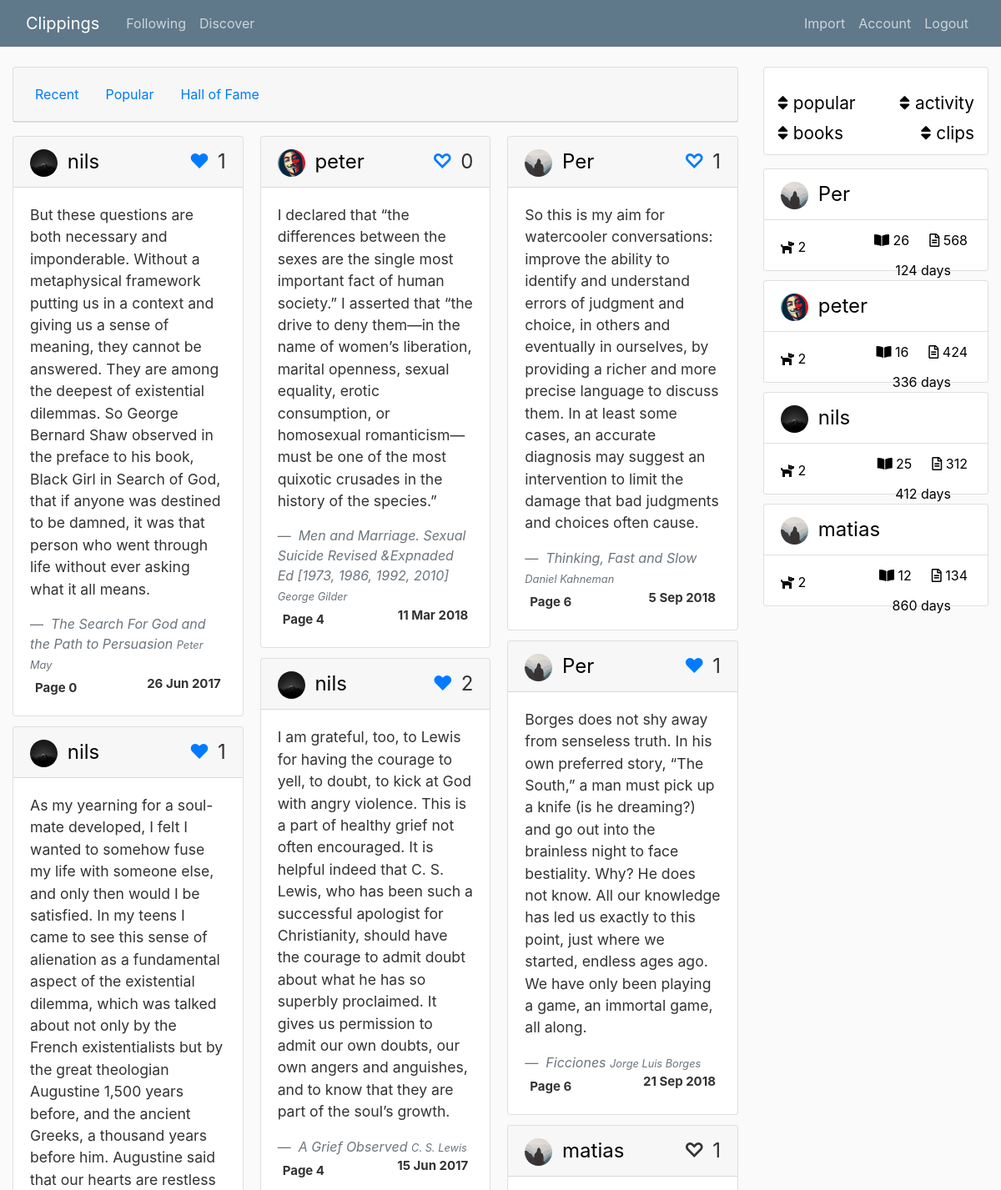
/discover (signed in, upper part), run on the app's committed database.
### clippings/models.py (models this page shows, shortened)
class Clip(db.Model):
    id = db.Column(db.Integer, primary_key=True)
    title = db.Column(db.String(400), nullable=False)
    author = db.Column(db.String(400), nullable=False)
    page = db.Column(db.Integer, nullable=False)
    location = db.Column(db.String(20), nullable=False)
    date = db.Column(db.DateTime, nullable=False, default=datetime.utcnow)
    clipping = db.Column(db.Text, nullable=False)
    is_favorite = db.Column(db.Boolean, default=False, nullable=False)
    user_id = db.Column(db.Integer, db.ForeignKey('user.id'), nullable=False)

class User(db.Model, UserMixin):
    id = db.Column(db.Integer, primary_key=True)
    username = db.Column(db.String(20), unique=True, nullable=False)
    email = db.Column(db.String(120), unique=True, nullable=False)
    image_file = db.Column(db.String(20), nullable=False, default='default.jpg')
    password = db.Column(db.String(60), nullable=False)
    posts = db.relationship('Post', backref='author', lazy=True)
    likes = db.relationship('Clip', secondary=likes, backref='liked_by', lazy=True)

### clippings/clips/routes.py (the view)
@clips.route("/discover", methods=['GET', 'POST'])
def discover():
    page = request.args.get('page', 1, type=int)
    sort_attribute = request.args.get('sort', 'last_active')
    reverse = request.args.get('reverse', 0, type=int)
    like_id = request.args.get('like_id')
    dislike_id = request.args.get('dislike_id')
    if(like_id):
        add_like(like_id, current_user)
    if(dislike_id):
        remove_like(dislike_id, current_user)
    clips = Clip.query.order_by(Clip.page.asc()).paginate(per_page=70, page=page)
    users = []
    likes_count = []
    count = 0;
    for clip in clips.items:
        user = User.query.get(clip.user_id)
        users.append(user)
        likes = Clip.query.join(User.likes).filter_by(id=clip.id).count()
        liked_by_users = User.query.join(User.likes).filter_by(id=clip.id).all()
        already_liked = False;
        for x in liked_by_users:
            if x.id == current_user.id:
                already_liked = True;
        likes_count.append([len(liked_by_users),already_liked])
    clips_users_zip = zip(clips.items,users,likes_count)
    clips_users = list(clips_users_zip)
    users = User.query.order_by(User.username.asc())
    for user in users:
        clips_count = Clip.query.filter_by(user_id=user.id).count()
        books_count = Clip.query.filter_by(user_id=user.id).group_by(Clip.title).distinct(Clip.title).count()
        last_active = Clip.query.filter_by(user_id=user.id).order_by(Clip.date.desc()).first()
        timedelta = datetime.utcnow() - last_active.date
        user.clips_count = clips_count
        user.books_count = books_count
        user.last_active = timedelta.days
        user.followers = 2
    return render_template('discover.html.j2', clips_users=clips_users, clips=clips, users=users, sort_attribute=sort_attribute, reverse=reverse)

### clippings/models.py (called while the page is built)
@login_manager.user_loader
def load_user(user_id):
    return User.query.get(int(user_id))

### clippings/templates/discover.html.j2 (shortened to what this page needs)
{% extends 'layout.html.j2' %}
{% block content %}
<div class="card text-center mb-3" style="min-width: 100%;">
    <div class="card-header navbar navbar-light ">
        <ul class="nav nav-pills card-header-pills">
        <li class="nav-item">
            <a class="nav-link" href="{{url_for('clips.discover')}}">Recent</a>
        </li>
        <li class="nav-item">
            <a class="nav-link" href="{{url_for('clips.discover', popular='true')}}">Popular</a>
        </li>
        <li class="nav-item">
            <a class="nav-link" href="#">Hall of Fame</a>
        </li>
        </ul>
    </div>
 </div>
 <div class="card-columns">
        {% for cu in clips_users %}
        <div class="card" style="">
                <div class="card-header">
                    <a class="no-style" style="font-size:1.5rem;" href="{{url_for('clips.user_book', username=cu[1].username, title=cu[0].title)}}">
                        <img class="rounded-circle header-img" src="{{ url_for('static', filename='profile_pics/' + cu[1].image_file) }}">
                        <span>{{cu[1].username}}</span>
                    </a>
                    <span class="float-right" style="font-size:1.5rem;">{{cu[2][0]}}</span>
                    <span class="float-right" style="font-size:2rem;">
                    {% if cu[1].id != current_user.id %}
                        {% if cu[2][1] %}
                            <a href="{{url_for('clips.discover', dislike_id=cu[0].id)}}"><span class="badge float-right">❤</span></a>
                        {% else %}
                            <a href="{{url_for('clips.discover', like_id=cu[0].id)}}"><span class="badge float-right">♡</span></a>
                        {% endif %}
                    {% else %}
                        <span class="badge float-right">♡</span>
                    {% endif %}
                    </span>
                </div>
                <div class="card-body">
                    <blockquote class="blockquote mb-0">
                        <p style="font-size:1.1rem;">{{ cu[0].clipping }}</p>
                        <a class="no-style" href="{{url_for('clips.user_book', username=cu[1].username, title=cu[0].title)}}">
                            <footer class="blockquote-footer">
                                <cite>
                                {{ cu[0].title }}
                                    <small>{{ cu[0].author }}</small>
                                </cite>
                            </footer>
                        </a>
                            <div class="badge"> Page {{ cu[0].page }} </div>
                            <span class="badge float-right">{{ cu[0].date.strftime("%-d %b %Y") }}</span>
                    </blockquote>
                </div>
        </div>
        {% endfor %}
</div>
{% endblock content %}
{% block right_sidebar %}
    <div class="card text-center mb-3" style="min-width: 100%;">
        <div class="navbar navbar-light mt-3">
            <a class="no-style" style="font-size:1.5rem;" href="{{url_for('clips.discover', reverse=(0 if reverse else 1), sort='clips_count')}}">
            <span class="" style="font-size:1.3rem;"><i class="fas fa-sort"></i> popular</span>
            </a>
            <a class="no-style" style="font-size:1.5rem;" href="{{url_for('clips.discover', reverse=(0 if reverse else 1), sort='last_active')}}">
            <span class="" style="font-size:1.3rem;"><i class="fas fa-sort"></i> activity</span>
            </a>
            <a class="no-style" style="font-size:1.5rem;" href="{{url_for('clips.discover', reverse=(0 if reverse else 1), sort='books_count')}}">
            <span class="" style="font-size:1.3rem;"><i class="fas fa-sort"></i> books</span>
            </a>
            <a class="no-style" style="font-size:1.5rem;" href="{{url_for('clips.discover', reverse=(0 if reverse else 1), sort='clips_count')}}">
            <span class="" style="font-size:1.3rem;"><i class="fas fa-sort"></i> clips</span>
            </a>
        </div>
     </div>
            <ul class="list-group">
            {% for user in users|sort(attribute=sort_attribute, reverse=reverse) %}
                    <a class="no-style" style="font-size:1.5rem;" href="{{url_for('clips.user_book', username=user.username)}}">
                    <li class="list-group-item">
                        <img class="rounded-circle header-img" src="{{ url_for('static', filename='profile_pics/' + user.image_file) }}">
                            <span>{{user.username}}</span>
                    </li>
                    <li class="list-group-item">
                    <span class="mt-0" style="font-size:1.0rem;"> <i class="fas fa-dog"></i> {{user.followers}} </span>
                    <span class="mr-1 float-right" style="font-size:1.0rem;"> <i class="far fa-file-alt"></i> {{user.clips_count}} </span>
                    <span class="mr-4 float-right" style="font-size:1.0rem;"> <i class="fas fa-book-open"></i> {{user.books_count}} </span>
                    <span class="mr-4 float-right" style="font-size:1.0rem;"> {{user.last_active}} days</span>
                    </li>
                    </a>
            {% endfor %}
            </ul>
{% endblock right_sidebar %}

### clippings/static/main.css (style rules this page uses)
body { background: #fafafa; color: #333333; margin-top: 5rem; }
.header-img { height: 33px; width: 33px; margin-right: 5px; }
.no-style:hover, .no-style:visited, .no-style:link, .no-style:active { color: black; text-decoration: none; }

### data on the page
Clip: image_file (picture), username "nils", cu "1", clipping "But these questions are both necessary and imponderable. Without a metaphysical framework putting us in a context and giving us a sense of meaning, they cannot be answered. They are among the deepest of existential dilemmas. So George Bernard Shaw observed in the preface to his book, Black Girl in Search of God, that if anyone was destined to be damned, it was that person who went through life without ever asking what it all means.", title "The Search For God and the Path to Persuasion", author "Peter May", page "0", date "26 Jun 2017"
Clip: image_file (picture), username "nils", cu "1"
Clip: image_file (picture), username "peter", is_favorite "0", clipping "I declared that “the differences between the sexes are the single most important fact of human society.” I asserted that “the drive to deny them—in the name of women’s liberation, marital openness, sexual equality, erotic consumption, or homosexual romanticism—must be one of the most quixotic crusades in the history of the species.”", title "Men and Marriage. Sexual Suicide Revised &Expnaded Ed [1973, 1986, 1992, 2010]", author "George Gilder", page "4", date "11 Mar 2018"
Clip: image_file (picture), username "nils", cu "2", clipping "I am grateful, too, to Lewis for having the courage to yell, to doubt, to kick at God with angry violence. This is a part of healthy grief not often encouraged. It is helpful indeed that C. S. Lewis, who has been such a successful apologist for Christianity, should have the courage to admit doubt about what he has so superbly proclaimed. It gives us permission to admit our own doubts, our own angers and anguishes, and to know that they are part of the soul’s growth.", title "A Grief Observed", author "C. S. Lewis", page "4", date "15 Jun 2017"
Clip: image_file (placeholder picture), username "Per", cu "1", clipping "So this is my aim for watercooler conversations: improve the ability to identify and understand errors of judgment and choice, in others and eventually in ourselves, by providing a richer and more precise language to discuss them. In at least some cases, an accurate diagnosis may suggest an intervention to limit the damage that bad judgments and choices often cause.", title "Thinking, Fast and Slow", author "Daniel Kahneman", page "6", date "5 Sep 2018"
Clip: image_file (placeholder picture), username "Per", cu "1", clipping "Borges does not shy away from senseless truth. In his own preferred story, “The South,” a man must pick up a knife (is he dreaming?) and go out into the brainless night to face bestiality. Why? He does not know. All our knowledge has led us exactly to this point, just where we started, endless ages ago. We have only been playing a game, an immortal game, all along.", title "Ficciones", author "Jorge Luis Borges", page "6", date "21 Sep 2018"
Clip: image_file (placeholder picture), username "matias", user "1"
User: image_file (placeholder picture), username "Per", followers "2", clips_count "568", books_count "26", last_active "124"
User: image_file (picture), username "peter", followers "2", clips_count "424", books_count "16", last_active "336"
User: image_file (picture), username "nils", followers "2", clips_count "312", books_count "25", last_active "412"
User: image_file (placeholder picture), username "matias", followers "2", clips_count "134", books_count "12", last_active "860"
